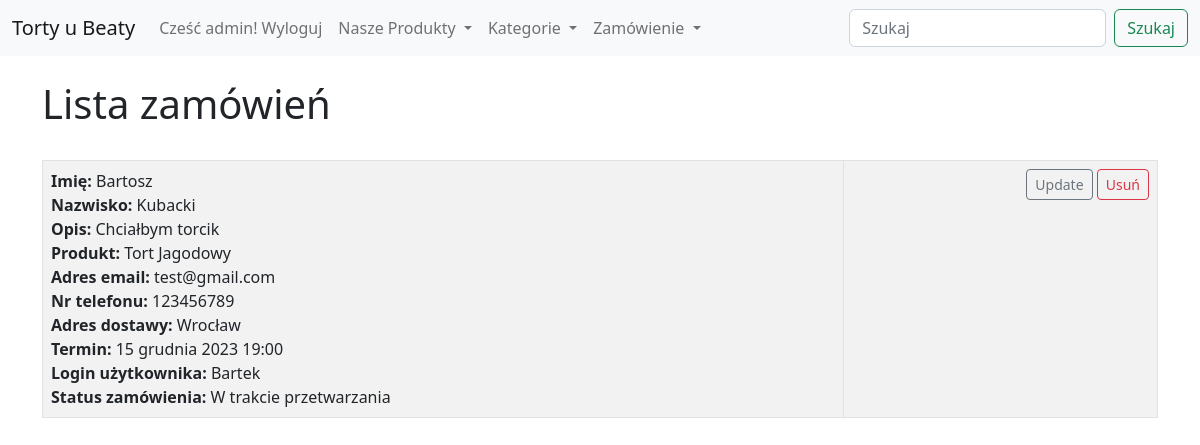
Screenshot of /orderadminview/ (signed in) with the database file from the repository.
### Cakes/models.py (models this page shows, shortened)
class Order(models.Model):
    name = models.CharField(max_length=100, verbose_name='Imię')
    last_name = models.CharField(max_length=100, verbose_name='Nazwisko')
    description = models.TextField(blank=True, verbose_name='Opis')
    product = models.ForeignKey(Product, on_delete=models.CASCADE, blank=True, null=True, verbose_name='produkt')
    email = models.EmailField(blank=True)
    phone = models.CharField(max_length=100, verbose_name='numer telefonu:')
    adress = models.TextField(verbose_name='adres zamieszkania')
    deadline = models.DateTimeField('Order_date')
    status = models.IntegerField(choices=IS_ACTIVE, blank=True, null=True, default=1)
    manager = models.ForeignKey(User, blank=True, null=True, on_delete=models.SET_NULL)
    website_users = models.ForeignKey(WebsiteUser, on_delete=models.CASCADE, null=True)

class Product(models.Model):
    category = models.ForeignKey(Category, on_delete=models.CASCADE, default=True, null=True)
    name = models.CharField(max_length=200)
    description = models.TextField(blank=True)
    estimated_price = models.DecimalField(max_digits=6, decimal_places=2)
    product_image = models.ImageField(null=True, blank=True, upload_to="images/")
    ingredients_list = models.ManyToManyField(Ingredients, blank=True)
    def __str__(self):
        return self.name

### Cakes/views.py (the view)
# urls.py: path('orderadminview/', OrderAdminView, name='order-view'),
def OrderAdminView(request):
    orders_list = Order.objects.all()
    context = {'orders_list': orders_list}
    return render(request, 'Shop/OrderAdmin.html', context)

### Cakes/templates/Shop/OrderAdmin.html
{% extends 'Shop/base.html' %}
{% block content %}
    {% if user.is_superuser %}
    <h1>Lista zamówień</h1>
<br/>
<table class="table table-striped table-hover table-bordered">
    {% for order in orders_list %}
        <tr>
            <td>
            <strong>Imię: </strong>{{ order.name }}<br/>
                <strong>Nazwisko: </strong>{{ order.last_name }}<br/>
                <strong>Opis: </strong>{{ order.description }}<br/>
                <strong>Produkt: </strong>{{ order.product }}<br/>
                <strong>Adres email: </strong>{{ order.email }}<br/>
                <strong>Nr telefonu: </strong>{{ order.phone }}<br/>
                <strong>Adres dostawy: </strong>{{ order.adress }}<br/>
                <strong>Termin: </strong>{{ order.deadline }}<br/>
                <strong>Login użytkownika: </strong>{{ order.manager }}<br/>
                <strong>Status zamówienia: </strong>{{ order.get_status_display }}<br/>
            </td>
            {% if user.is_superuser %}
                    <td align="right">
                        <a href="{% url 'update-admin-order' order.id %}" class="btn btn-outline-secondary btn-sm">
                            Update</a>
                        <a href="{% url 'delete-order' order.id %}" class="btn btn-outline-danger btn-sm">
                            Usuń</a>
                    </td>
            {% endif %}
        </tr>
    {% endfor %}
</table>
    {% else %}
        <h1>Nie masz tutaj dostępu :C</h1>
    {% endif %}
{% endblock %}

### Cakes/templates/Shop/navbar.html (shortened to what this page needs)
<nav class="navbar navbar-expand-lg bg-light">
  <div class="container-fluid">
    <a class="navbar-brand" href="{% url 'home' %}">Torty u Beaty </a>
    <div class="collapse navbar-collapse" id="navbarSupportedContent">
      <ul class="navbar-nav me-auto mb-2 mb-lg-0">
        {% if user.is_authenticated %}
        <li class="nav-item">
          <a class="nav-link" href="{% url 'logout' %}">Cześć {{ user }}! Wyloguj</a>
        </li>
        {% endif %}
          <li class="nav-item dropdown">
          <a class="nav-link dropdown-toggle" href="#" role="button" data-bs-toggle="dropdown" aria-expanded="false">
            Nasze Produkty
          </a>
          <li class="nav-item dropdown">
          <a class="nav-link dropdown-toggle" href="#" role="button" data-bs-toggle="dropdown" aria-expanded="false">
            Kategorie
          </a>
          {% if user.is_authenticated %}
          <li class="nav-item dropdown">
          <a class="nav-link dropdown-toggle" href="#" role="button" data-bs-toggle="dropdown" aria-expanded="false">
            Zamówienie
          </a>
          {% endif %}
      </ul>
      <form class="d-flex" method="post" action="{% url 'search-product-list' %}">
        <input class="form-control me-2" type="search" placeholder="Szukaj" aria-label="Search" name="searched">
        <button class="btn btn-outline-success" type="submit">Szukaj</button>
      </form>
    </div>
  </div>
</nav>

### rows the page displays
Order: name "Bartosz", last_name "Kubacki", description "Chciałbym torcik", product "Tort Jagodowy", email "test@gmail.com", phone "123456789", adress "Wrocław", deadline "15 grudnia 2023 19:00", manager "Bartek", status "W trakcie przetwarzania"

### other values shown
{{ user }} "admin"
